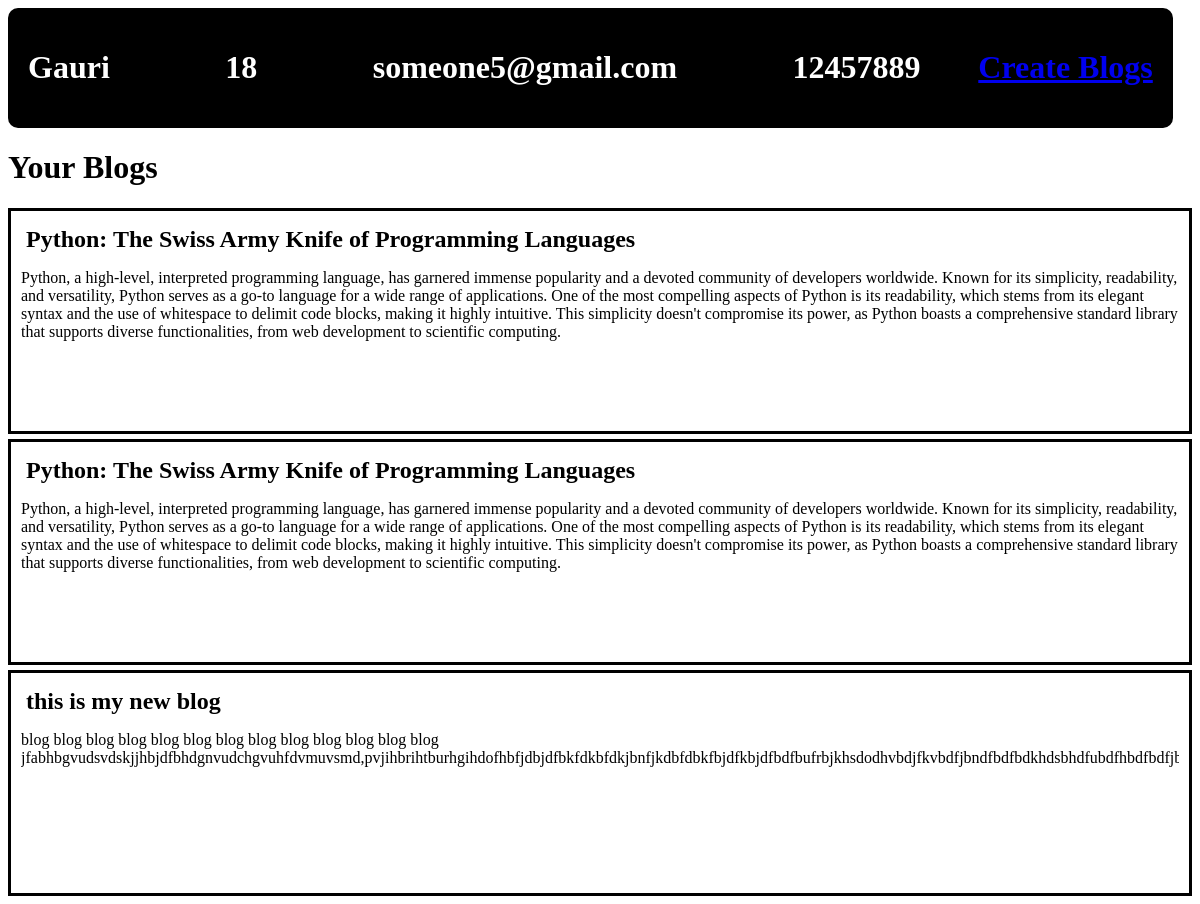
The page /profile/3 on the database its author committed.
### members/models.py (models this page shows)
class Users(models.Model):
    name = models.CharField(null=True,max_length=25)
    age = models.IntegerField(null=True)
    email = models.CharField(null=True, max_length=50)
    password = models.CharField(null=True,max_length=25)
    phone = models.IntegerField(null=True)

class Blogs(models.Model):
    heading = models.CharField(null=True,max_length=50)
    content = models.CharField(null=True,max_length=255)
    byid = models.IntegerField(null=False)
    byuser = models.CharField(null=True,max_length=50)

### members/views.py (the view)
# urls.py: path("profile/<int:id>",views.profile,name="profile_details"),
def profile(request,id):
    user = Users.objects.get(id=id)
    blogs = Blogs.objects.filter(byid=id)
    context = {
        "user":{"id":user.id,
        "name":user.name,
        "age":user.age,
        "email":user.email,
        "phone":user.phone},
        "blogs":blogs
    }
    return render(request,"profile.html",context)

### members/templates/profile.html (shortened to what this page needs)
{% load static %}
<!DOCTYPE html>
<html>
    <head>
        <link rel="stylesheet" href="{% static 'profile.css' %}">
    </head>
    <body>
        <div class='profile'>
        <h1>{{user.name}}<h1>
        <h1>{{user.age}}<h1>
        <h1>{{user.email}}<h1>
        <h1>{{user.phone}}<h1>
        <a href="/create_blog/{{user.name}}/{{user.id}}">Create Blogs</a>
        </div>
        <h1>Your Blogs</h1>
        {% for blog in blogs %}
        <div class="contain">
        <h2>{{blog.heading}}</h2>
        <p>{{blog.content}}</p>
        </div>
        {% endfor %}
    </body>
</html>

### members/static/profile.css (style rules this page uses)
.profile { background-color: black; padding:20px; width:95%; display: flex; justify-content:space-between; border-radius: 10px; }
.profile > h1 { color:white; }
.contain { border: 3px solid black; padding:10px; margin:5px 0; height: 200px; }
.contain > h2 { margin:5px; }
.contain > p { width:100%; overflow: hidden; }

### rows shown on the page
Users: name "Gauri", email "someone5@gmail.com"
Blogs: heading "Python: The Swiss Army Knife of Programming Languages", content "Python, a high-level, interpreted programming language, has garnered immense popularity and a devoted community of developers worldwide. Known for its simplicity, readability, and versatility, Python serves as a go-to language for a wide range of applications. One of the most compelling aspects of Python is its readability, which stems from its elegant syntax and the use of whitespace to delimit code blocks, making it highly intuitive. This simplicity doesn't compromise its power, as Python boasts a comprehensive standard library that supports diverse functionalities, from web development to scientific computing."
Blogs: heading "Python: The Swiss Army Knife of Programming Languages", content "Python, a high-level, interpreted programming language, has garnered immense popularity and a devoted community of developers worldwide. Known for its simplicity, readability, and versatility, Python serves as a go-to language for a wide range of applications. One of the most compelling aspects of Python is its readability, which stems from its elegant syntax and the use of whitespace to delimit code blocks, making it highly intuitive. This simplicity doesn't compromise its power, as Python boasts a comprehensive standard library that supports diverse functionalities, from web development to scientific computing."
Blogs: heading "this is my new blog", content "blog blog blog blog blog blog blog blog blog blog blog blog blog…"

### other values the page prints
{{ user.age }} "18"
{{ user.phone }} "12457889"
